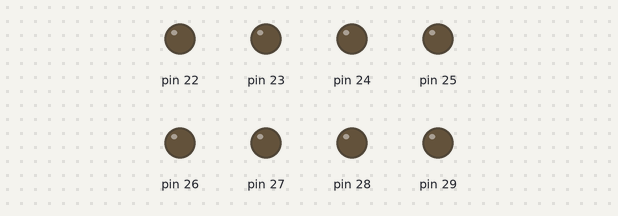
This sketch was run on a simulated Arduino Mega 2560, built with avr-gcc and run on an emulated ATmega2560. On the bench: output pins drawn as LEDs (lit = HIGH).

Above: at 0.07 s.
At 0.48 s:
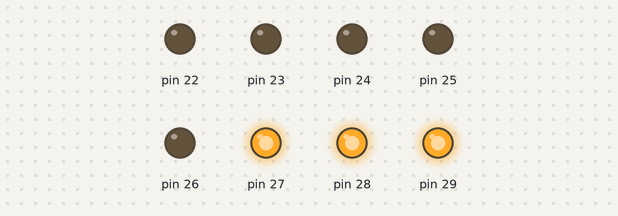
At 0.6 s:
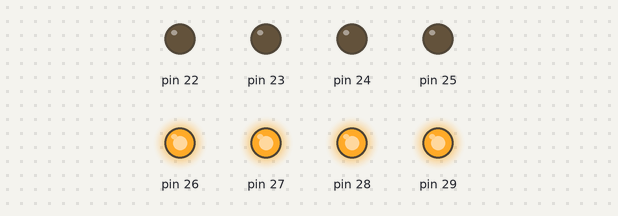
At 1.35 s:
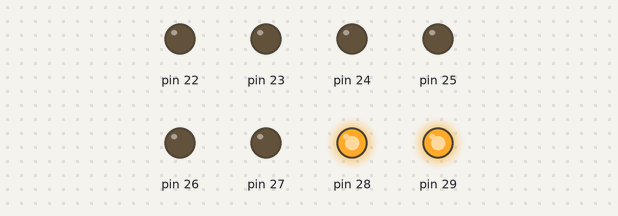
At 1.7 s:
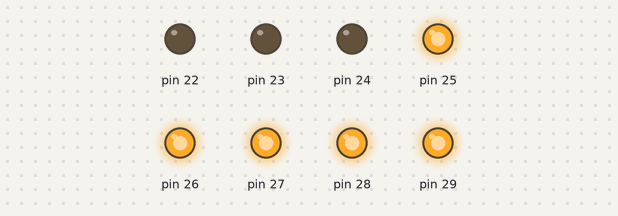
At 2.22 s:
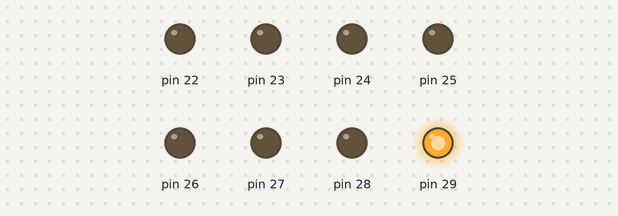
Timing chart, 0 to 3.0 s (numbered marks = the images above):
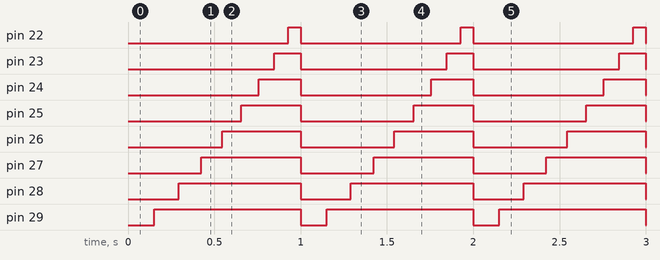

The sketch:

AudiBlinker.ino
```cpp
/*
  Autor:  Benedikt Walter
  Klasse: 2AHELS
  Titel:  Audi Blinker
  Datum:  28.2.2022
*/

#define START_BITMUSTER 0b00000000
#define DELAY 150

char currentBitmuster = 0b10000000;
unsigned long long millistime = 0, counter = 0;

void setup() {
  DDRA = 0xff;
  PORTA = START_BITMUSTER;
}

void loop() {
  if(millis() - millistime > (DELAY - (counter*10))) {
    PORTA |= currentBitmuster;
    counter++;
    currentBitmuster >>= 1;

    if(counter == 9) {
      currentBitmuster = 0b10000000;
      PORTA = 0x00;
      counter = 0;
    }
    millistime = millis();
  }
}
```

Measured:
- by itself, pin 22: alternates HIGH for 0.07 s and LOW for 0.93 s
- by itself, pin 23: alternates HIGH for 0.15 s and LOW for 0.85 s
- by itself, pin 24: alternates HIGH for 0.24 s and LOW for 0.76 s
- by itself, pin 25: alternates HIGH for 0.34 s and LOW for 0.66 s
- by itself, pin 26: alternates HIGH for 0.45 s and LOW for 0.54 s
- by itself, pin 27: alternates HIGH for 0.58 s and LOW for 0.42 s
- by itself, pin 28: alternates HIGH for 0.71 s and LOW for 0.29 s
- by itself, pin 29: alternates HIGH for 0.85 s and LOW for 0.15 s
